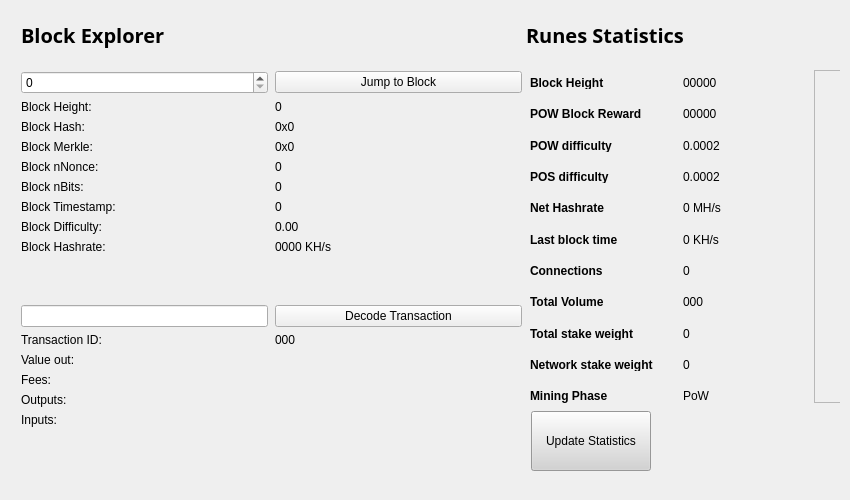
<?xml version="1.0" encoding="UTF-8"?>
<ui version="4.0">
 <class>BlockBrowser</class>
 <widget class="QWidget" name="BlockBrowser">
  <property name="windowModality">
   <enum>Qt::NonModal</enum>
  </property>
  <property name="enabled">
   <bool>true</bool>
  </property>
  <property name="geometry">
   <rect>
    <x>0</x>
    <y>0</y>
    <width>850</width>
    <height>500</height>
   </rect>
  </property>
  <property name="sizePolicy">
   <sizepolicy hsizetype="Preferred" vsizetype="Preferred">
    <horstretch>0</horstretch>
    <verstretch>0</verstretch>
   </sizepolicy>
  </property>
  <property name="minimumSize">
   <size>
    <width>0</width>
    <height>0</height>
   </size>
  </property>
  <property name="acceptDrops">
   <bool>false</bool>
  </property>
  <property name="windowTitle">
   <string>Form</string>
  </property>
  <layout class="QGridLayout">
   <property name="sizeConstraint">
    <enum>QLayout::SetMaximumSize</enum>
   </property>
   <property name="leftMargin">
    <number>21</number>
   </property>
   <property name="topMargin">
    <number>21</number>
   </property>
   <property name="rightMargin">
    <number>10</number>
   </property>
   <item row="1" column="0">
    <widget class="QWidget" name="widget_be" native="true">
     <widget class="QWidget" name="layoutWidget">
      <property name="geometry">
       <rect>
        <x>0</x>
        <y>0</y>
        <width>501</width>
        <height>27</height>
       </rect>
      </property>
      <layout class="QHBoxLayout" name="horizontalLayout_4">
       <property name="spacing">
        <number>7</number>
       </property>
       <item>
        <widget class="QLabel" name="label_5">
         <property name="font">
          <font>
           <family>Open Sans,sans-serif</family>
          </font>
         </property>
         <property name="text">
          <string>&lt;html&gt;&lt;head/&gt;&lt;body&gt;&lt;p&gt;&lt;span style=&quot; font-size:20px; font-weight:600; color:#000000;&quot;&gt;Block Explorer &lt;/span&gt;&lt;/p&gt;&lt;/body&gt;&lt;/html&gt;</string>
         </property>
        </widget>
       </item>
       <item>
        <spacer name="horizontalSpacer_2">
         <property name="orientation">
          <enum>Qt::Horizontal</enum>
         </property>
         <property name="sizeHint" stdset="0">
          <size>
           <width>40</width>
           <height>20</height>
          </size>
         </property>
        </spacer>
       </item>
      </layout>
     </widget>
     <widget class="QWidget" name="layoutWidget_2">
      <property name="geometry">
       <rect>
        <x>0</x>
        <y>50</y>
        <width>501</width>
        <height>400</height>
       </rect>
      </property>
      <layout class="QGridLayout" name="gridLayout_3" rowstretch="0,0,0,0,0,0,0,0,0,0,0,0,0,0,0,0,0,0,0" columnstretch="0,0">
       <property name="sizeConstraint">
        <enum>QLayout::SetDefaultConstraint</enum>
       </property>
       <property name="horizontalSpacing">
        <number>7</number>
       </property>
       <item row="18" column="0">
        <spacer name="verticalSpacer">
         <property name="orientation">
          <enum>Qt::Vertical</enum>
         </property>
         <property name="sizeHint" stdset="0">
          <size>
           <width>20</width>
           <height>40</height>
          </size>
         </property>
        </spacer>
       </item>
       <item row="12" column="1">
        <widget class="QPushButton" name="txButton">
         <property name="text">
          <string>Decode Transaction</string>
         </property>
        </widget>
       </item>
       <item row="17" column="0">
        <widget class="QLabel" name="inputLabel">
         <property name="text">
          <string>Inputs:</string>
         </property>
         <property name="alignment">
          <set>Qt::AlignLeading|Qt::AlignLeft|Qt::AlignTop</set>
         </property>
        </widget>
       </item>
       <item row="10" column="1">
        <widget class="QLabel" name="pawBox">
         <property name="text">
          <string>0000 KH/s</string>
         </property>
        </widget>
       </item>
       <item row="14" column="0">
        <widget class="QLabel" name="valueLabel">
         <property name="text">
          <string>Value out:</string>
         </property>
        </widget>
       </item>
       <item row="13" column="0">
        <widget class="QLabel" name="txLabel">
         <property name="text">
          <string>Transaction ID:</string>
         </property>
        </widget>
       </item>
       <item row="9" column="1">
        <widget class="QLabel" name="hardBox">
         <property name="text">
          <string>0.00</string>
         </property>
        </widget>
       </item>
       <item row="13" column="1">
        <widget class="QLabel" name="txID">
         <property name="text">
          <string>000</string>
         </property>
        </widget>
       </item>
       <item row="17" column="1">
        <widget class="QLabel" name="inputBox">
         <property name="text">
          <string/>
         </property>
         <property name="alignment">
          <set>Qt::AlignLeading|Qt::AlignLeft|Qt::AlignTop</set>
         </property>
        </widget>
       </item>
       <item row="14" column="1">
        <widget class="QLabel" name="valueBox">
         <property name="text">
          <string/>
         </property>
        </widget>
       </item>
       <item row="9" column="0">
        <widget class="QLabel" name="hardLabel">
         <property name="text">
          <string>Block Difficulty:</string>
         </property>
        </widget>
       </item>
       <item row="1" column="0">
        <widget class="QSpinBox" name="heightBox">
         <property name="sizePolicy">
          <sizepolicy hsizetype="Preferred" vsizetype="Fixed">
           <horstretch>0</horstretch>
           <verstretch>0</verstretch>
          </sizepolicy>
         </property>
         <property name="maximum">
          <number>99999999</number>
         </property>
        </widget>
       </item>
       <item row="3" column="0">
        <widget class="QLabel" name="heightLabel_2">
         <property name="text">
          <string>Block Height:</string>
         </property>
        </widget>
       </item>
       <item row="8" column="1">
        <widget class="QLabel" name="timeBox">
         <property name="text">
          <string>0</string>
         </property>
        </widget>
       </item>
       <item row="1" column="1">
        <widget class="QPushButton" name="blockButton">
         <property name="text">
          <string>Jump to Block</string>
         </property>
        </widget>
       </item>
       <item row="5" column="0">
        <widget class="QLabel" name="merkleLabel">
         <property name="text">
          <string>Block Merkle:</string>
         </property>
        </widget>
       </item>
       <item row="4" column="0">
        <widget class="QLabel" name="hashLabel">
         <property name="text">
          <string>Block Hash:</string>
         </property>
        </widget>
       </item>
       <item row="15" column="1">
        <widget class="QLabel" name="feesBox">
         <property name="text">
          <string/>
         </property>
        </widget>
       </item>
       <item row="10" column="0">
        <widget class="QLabel" name="pawLabel">
         <property name="text">
          <string>Block Hashrate:</string>
         </property>
        </widget>
       </item>
       <item row="3" column="1">
        <widget class="QLabel" name="heightLabel">
         <property name="text">
          <string>0</string>
         </property>
        </widget>
       </item>
       <item row="15" column="0">
        <widget class="QLabel" name="feesLabel">
         <property name="text">
          <string>Fees:</string>
         </property>
        </widget>
       </item>
       <item row="7" column="0">
        <widget class="QLabel" name="bitsLabel">
         <property name="text">
          <string>Block nBits:</string>
         </property>
        </widget>
       </item>
       <item row="7" column="1">
        <widget class="QLabel" name="bitsBox">
         <property name="text">
          <string>0</string>
         </property>
        </widget>
       </item>
       <item row="5" column="1">
        <widget class="QLabel" name="merkleBox">
         <property name="minimumSize">
          <size>
           <width>187</width>
           <height>0</height>
          </size>
         </property>
         <property name="text">
          <string>0x0</string>
         </property>
        </widget>
       </item>
       <item row="16" column="0">
        <widget class="QLabel" name="outputLabel">
         <property name="text">
          <string>Outputs:</string>
         </property>
         <property name="alignment">
          <set>Qt::AlignLeading|Qt::AlignLeft|Qt::AlignTop</set>
         </property>
        </widget>
       </item>
       <item row="16" column="1">
        <widget class="QLabel" name="outputBox">
         <property name="text">
          <string/>
         </property>
         <property name="alignment">
          <set>Qt::AlignLeading|Qt::AlignLeft|Qt::AlignTop</set>
         </property>
        </widget>
       </item>
       <item row="6" column="0">
        <widget class="QLabel" name="nonceLabel">
         <property name="text">
          <string>Block nNonce:</string>
         </property>
        </widget>
       </item>
       <item row="6" column="1">
        <widget class="QLabel" name="nonceBox">
         <property name="text">
          <string>0</string>
         </property>
        </widget>
       </item>
       <item row="8" column="0">
        <widget class="QLabel" name="timeLabel">
         <property name="text">
          <string>Block Timestamp:</string>
         </property>
        </widget>
       </item>
       <item row="4" column="1">
        <widget class="QLabel" name="hashBox">
         <property name="enabled">
          <bool>true</bool>
         </property>
         <property name="sizePolicy">
          <sizepolicy hsizetype="Preferred" vsizetype="Preferred">
           <horstretch>0</horstretch>
           <verstretch>0</verstretch>
          </sizepolicy>
         </property>
         <property name="minimumSize">
          <size>
           <width>0</width>
           <height>0</height>
          </size>
         </property>
         <property name="text">
          <string>0x0</string>
         </property>
        </widget>
       </item>
       <item row="12" column="0">
        <widget class="QLineEdit" name="txBox">
         <property name="sizePolicy">
          <sizepolicy hsizetype="Preferred" vsizetype="Fixed">
           <horstretch>0</horstretch>
           <verstretch>0</verstretch>
          </sizepolicy>
         </property>
         <property name="inputMask">
          <string comment="Transaction id" extracomment="Transaction id"/>
         </property>
         <property name="placeholderText">
          <string comment="Transaction ID" extracomment="Transaction ID"/>
         </property>
        </widget>
       </item>
       <item row="11" column="0">
        <spacer name="verticalSpacer_2">
         <property name="orientation">
          <enum>Qt::Vertical</enum>
         </property>
         <property name="sizeHint" stdset="0">
          <size>
           <width>20</width>
           <height>40</height>
          </size>
         </property>
        </spacer>
       </item>
      </layout>
     </widget>
     <widget class="QFrame" name="gridFrame_2">
      <property name="geometry">
       <rect>
        <x>500</x>
        <y>40</y>
        <width>580</width>
        <height>351</height>
       </rect>
      </property>
      <layout class="QGridLayout" name="gridLayout_4">
       <item row="3" column="0">
        <layout class="QFormLayout" name="formLayout_3">
         <property name="fieldGrowthPolicy">
          <enum>QFormLayout::FieldsStayAtSizeHint</enum>
         </property>
         <property name="horizontalSpacing">
          <number>30</number>
         </property>
         <property name="verticalSpacing">
          <number>18</number>
         </property>
         <property name="rightMargin">
          <number>0</number>
         </property>
         <item row="1" column="0">
          <widget class="QLabel" name="label_17">
           <property name="text">
            <string>&lt;html&gt;&lt;head/&gt;&lt;body&gt;&lt;p&gt;&lt;span style=&quot; font-weight:600;&quot;&gt;Block Height&lt;/span&gt;&lt;/p&gt;&lt;/body&gt;&lt;/html&gt;</string>
           </property>
          </widget>
         </item>
         <item row="1" column="1">
          <widget class="QLabel" name="heightBox_3">
           <property name="text">
            <string>00000</string>
           </property>
          </widget>
         </item>
         <item row="2" column="0">
          <widget class="QLabel" name="label_18">
           <property name="text">
            <string>&lt;html&gt;&lt;head/&gt;&lt;body&gt;&lt;p&gt;&lt;span style=&quot; font-weight:600;&quot;&gt;POW Block Reward&lt;/span&gt;&lt;/p&gt;&lt;/body&gt;&lt;/html&gt;</string>
           </property>
          </widget>
         </item>
         <item row="2" column="1">
          <widget class="QLabel" name="rewardBox_2">
           <property name="text">
            <string>00000</string>
           </property>
          </widget>
         </item>
         <item row="3" column="0">
          <widget class="QLabel" name="label_19">
           <property name="text">
            <string>&lt;html&gt;&lt;head/&gt;&lt;body&gt;&lt;p&gt;&lt;span style=&quot; font-weight:600;&quot;&gt;POW difficulty&lt;/span&gt;&lt;/p&gt;&lt;/body&gt;&lt;/html&gt;</string>
           </property>
          </widget>
         </item>
         <item row="3" column="1">
          <widget class="QLabel" name="diffBox_2">
           <property name="text">
            <string>0.0002</string>
           </property>
          </widget>
         </item>
         <item row="4" column="0">
          <widget class="QLabel" name="label_20">
           <property name="text">
            <string>&lt;html&gt;&lt;head/&gt;&lt;body&gt;&lt;p&gt;&lt;span style=&quot; font-weight:600;&quot;&gt;POS difficulty&lt;/span&gt;&lt;/p&gt;&lt;/body&gt;&lt;/html&gt;</string>
           </property>
          </widget>
         </item>
         <item row="4" column="1">
          <widget class="QLabel" name="diffBox2_2">
           <property name="text">
            <string>0.0002</string>
           </property>
          </widget>
         </item>
         <item row="5" column="0">
          <widget class="QLabel" name="label_21">
           <property name="text">
            <string>&lt;html&gt;&lt;head/&gt;&lt;body&gt;&lt;p&gt;&lt;span style=&quot; font-weight:600;&quot;&gt;Net Hashrate&lt;/span&gt;&lt;/p&gt;&lt;/body&gt;&lt;/html&gt;</string>
           </property>
          </widget>
         </item>
         <item row="5" column="1">
          <widget class="QLabel" name="pawrateBox_2">
           <property name="text">
            <string>0 MH/s</string>
           </property>
          </widget>
         </item>
         <item row="6" column="0">
          <widget class="QLabel" name="label3_3">
           <property name="sizePolicy">
            <sizepolicy hsizetype="Preferred" vsizetype="Maximum">
             <horstretch>0</horstretch>
             <verstretch>0</verstretch>
            </sizepolicy>
           </property>
           <property name="text">
            <string>&lt;html&gt;&lt;head/&gt;&lt;body&gt;&lt;p&gt;&lt;span style=&quot; font-weight:600;&quot;&gt;Last block time&lt;/span&gt;&lt;/p&gt;&lt;/body&gt;&lt;/html&gt;</string>
           </property>
          </widget>
         </item>
         <item row="6" column="1">
          <widget class="QLabel" name="localBox_2">
           <property name="text">
            <string>0 KH/s</string>
           </property>
          </widget>
         </item>
         <item row="7" column="0">
          <widget class="QLabel" name="label1_3">
           <property name="text">
            <string>&lt;html&gt;&lt;head/&gt;&lt;body&gt;&lt;p&gt;&lt;span style=&quot; font-weight:600;&quot;&gt;Connections&lt;/span&gt;&lt;/p&gt;&lt;/body&gt;&lt;/html&gt;</string>
           </property>
          </widget>
         </item>
         <item row="7" column="1">
          <widget class="QLabel" name="connectionBox_2">
           <property name="text">
            <string>0</string>
           </property>
          </widget>
         </item>
         <item row="8" column="0">
          <widget class="QLabel" name="label_22">
           <property name="text">
            <string>&lt;html&gt;&lt;head/&gt;&lt;body&gt;&lt;p&gt;&lt;span style=&quot; font-weight:600;&quot;&gt;Total Volume&lt;/span&gt;&lt;/p&gt;&lt;/body&gt;&lt;/html&gt;</string>
           </property>
          </widget>
         </item>
         <item row="8" column="1">
          <widget class="QLabel" name="volumeBox_2">
           <property name="text">
            <string>000</string>
           </property>
          </widget>
         </item>
         <item row="9" column="0">
          <widget class="QLabel" name="label_23">
           <property name="text">
            <string>&lt;html&gt;&lt;head/&gt;&lt;body&gt;&lt;p&gt;&lt;span style=&quot; font-weight:600;&quot;&gt;Total stake weight&lt;/span&gt;&lt;/p&gt;&lt;/body&gt;&lt;/html&gt;</string>
           </property>
          </widget>
         </item>
         <item row="9" column="1">
          <widget class="QLabel" name="minBox_2">
           <property name="text">
            <string>0</string>
           </property>
          </widget>
         </item>
         <item row="10" column="0">
          <widget class="QLabel" name="label_24">
           <property name="text">
            <string>&lt;html&gt;&lt;head/&gt;&lt;body&gt;&lt;p&gt;&lt;span style=&quot; font-weight:600;&quot;&gt;Network stake weight&lt;/span&gt;&lt;/p&gt;&lt;/body&gt;&lt;/html&gt;</string>
           </property>
          </widget>
         </item>
         <item row="10" column="1">
          <widget class="QLabel" name="maxBox_2">
           <property name="text">
            <string>0</string>
           </property>
          </widget>
         </item>
         <item row="11" column="0">
          <widget class="QLabel" name="label_25">
           <property name="text">
            <string>&lt;html&gt;&lt;head/&gt;&lt;body&gt;&lt;p&gt;&lt;span style=&quot; font-weight:600;&quot;&gt;Mining Phase&lt;/span&gt;&lt;/p&gt;&lt;/body&gt;&lt;/html&gt;</string>
           </property>
          </widget>
         </item>
         <item row="11" column="1">
          <widget class="QLabel" name="cBox_2">
           <property name="text">
            <string>PoW</string>
           </property>
          </widget>
         </item>
        </layout>
       </item>
       <item row="2" column="0">
        <spacer name="verticalSpacer_3">
         <property name="orientation">
          <enum>Qt::Vertical</enum>
         </property>
         <property name="sizeHint" stdset="0">
          <size>
           <width>20</width>
           <height>40</height>
          </size>
         </property>
        </spacer>
       </item>
       <item row="1" column="1" rowspan="3">
        <widget class="QFrame" name="frame">
         <property name="minimumSize">
          <size>
           <width>240</width>
           <height>0</height>
          </size>
         </property>
         <property name="frameShape">
          <enum>QFrame::StyledPanel</enum>
         </property>
         <property name="frameShadow">
          <enum>QFrame::Raised</enum>
         </property>
         <widget class="QLabel" name="label_4">
          <property name="geometry">
           <rect>
            <x>0</x>
            <y>0</y>
            <width>240</width>
            <height>389</height>
           </rect>
          </property>
          <property name="sizePolicy">
           <sizepolicy hsizetype="Preferred" vsizetype="Ignored">
            <horstretch>0</horstretch>
            <verstretch>0</verstretch>
           </sizepolicy>
          </property>
          <property name="minimumSize">
           <size>
            <width>240</width>
            <height>0</height>
           </size>
          </property>
          <property name="pixmap">
           <pixmap>:/images/stat_logo</pixmap>
          </property>
         </widget>
        </widget>
       </item>
      </layout>
     </widget>
     <widget class="QWidget" name="layoutWidget">
      <property name="geometry">
       <rect>
        <x>505</x>
        <y>0</y>
        <width>311</width>
        <height>26</height>
       </rect>
      </property>
      <layout class="QHBoxLayout" name="horizontalLayout_5">
       <property name="spacing">
        <number>7</number>
       </property>
       <item>
        <widget class="QLabel" name="label_6">
         <property name="font">
          <font>
           <family>Open Sans,sans-serif</family>
          </font>
         </property>
         <property name="text">
          <string>&lt;html&gt;&lt;head/&gt;&lt;body&gt;&lt;p&gt;&lt;span style=&quot; font-size:20px; font-weight:600; color:#000000;&quot;&gt;Runes Statistics&lt;/span&gt;&lt;/p&gt;&lt;/body&gt;&lt;/html&gt;</string>
         </property>
        </widget>
       </item>
       <item>
        <spacer name="horizontalSpacer_3">
         <property name="orientation">
          <enum>Qt::Horizontal</enum>
         </property>
         <property name="sizeHint" stdset="0">
          <size>
           <width>40</width>
           <height>20</height>
          </size>
         </property>
        </spacer>
       </item>
      </layout>
     </widget>
     <widget class="QPushButton" name="startButton">
      <property name="geometry">
       <rect>
        <x>510</x>
        <y>390</y>
        <width>120</width>
        <height>60</height>
       </rect>
      </property>
      <property name="sizePolicy">
       <sizepolicy hsizetype="Fixed" vsizetype="Fixed">
        <horstretch>0</horstretch>
        <verstretch>0</verstretch>
       </sizepolicy>
      </property>
      <property name="minimumSize">
       <size>
        <width>120</width>
        <height>60</height>
       </size>
      </property>
      <property name="styleSheet">
       <string notr="true">background:lightgrey;</string>
      </property>
      <property name="text">
       <string>Update Statistics</string>
      </property>
     </widget>
    </widget>
   </item>
  </layout>
 </widget>
 <resources/>
 <connections/>
</ui>
